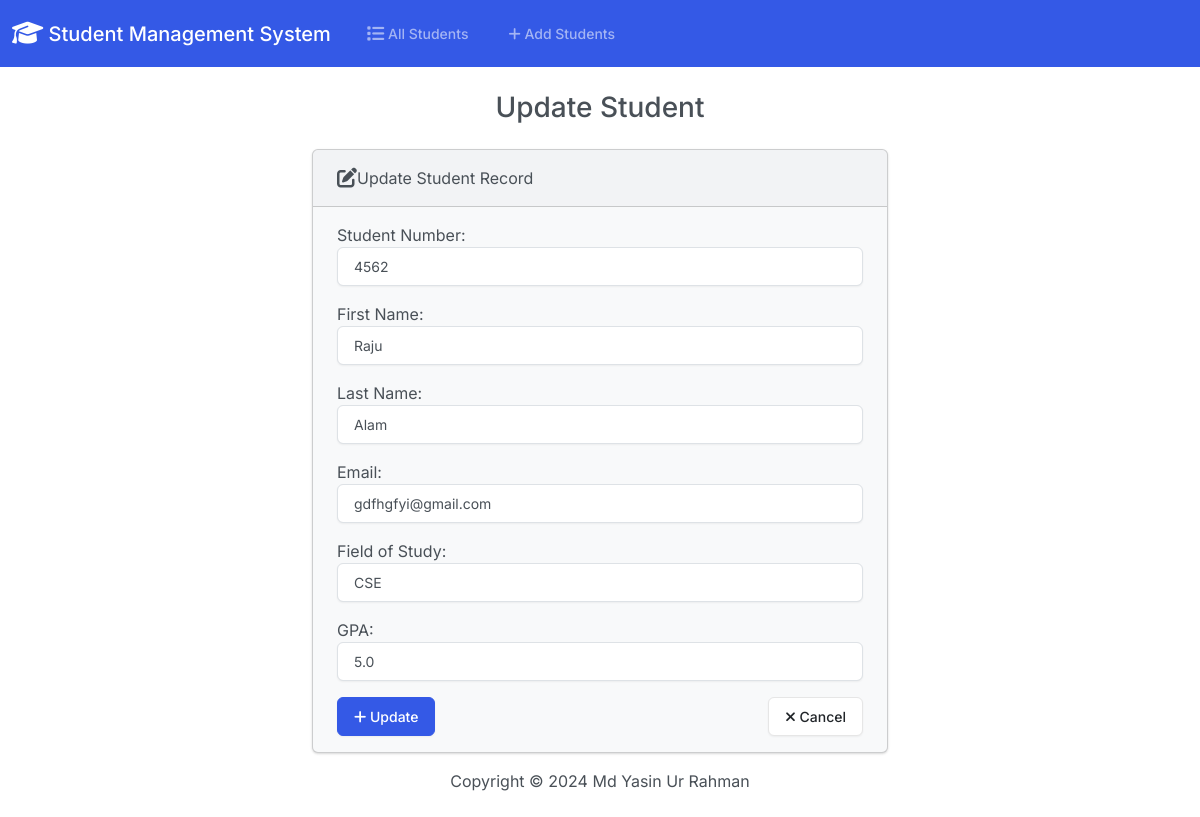
Screenshot of /edit/11 with the database file from the repository.
### student/models.py (models this page shows, shortened)
class Student(models.Model):
    student_number = models.PositiveBigIntegerField()
    first_name = models.CharField(max_length=50)
    last_name = models.CharField(max_length=50)
    email = models.EmailField(max_length=100)
    field_of_study = models.CharField(max_length=50)
    gpa = models.FloatField()

### student/views.py (the view)
# urls.py: path('edit/<int:id>', views.edit, name='edit'),
def edit(request, id):
    if request.method == "POST":
        student = Student.objects.get(pk=id)
        form = StudentForm(request.POST, instance=student)
        if form.is_valid():
            form.save()
            return render(request, 'student/edit.html',{
                'form':form,
                'success':True
            })
    else:
        student = Student.objects.get(pk=id)
        form = StudentForm(instance=student)
        return render(request, 'student/edit.html',{
            'form':form
        })

### student/forms.py
class StudentForm(forms.ModelForm):
    class Meta:
        model = Student
        fields = ['student_number', 'first_name', 'last_name', 'email', 'field_of_study', 'gpa']
        labels = {
            'student_number': 'Student Number',
            'first_name': 'First Name',
            'last_name': 'Last Name',
            'email': 'Email',
            'field_of_study': 'Field of Study',
            'gpa': 'GPA'
        }
        widgets = {
            'student_number': forms.NumberInput(attrs={'class': 'form-control'}),
            'first_name': forms.TextInput(attrs={'class': 'form-control'}),
            'last_name': forms.TextInput(attrs={'class': 'form-control'}),
            'email': forms.EmailInput(attrs={'class': 'form-control'}),
            'field_of_study': forms.TextInput(attrs={'class': 'form-control'}),
            'gpa': forms.NumberInput(attrs={'class': 'form-control'}),
        }

### student/templates/student/edit.html (shortened to what this page needs)
{% extends "student/base.html" %}
{% block body %}
<h3 class="text-center m-4">Update Student</h3>
{% if success %}
<div class="alert alert-success" role="alert">
    The new student Update successfully.
    <a href="{% url 'index' %}" class="alert-link">Go to Home Page.</a>
</div>
{% else %}
<div class="row justify-content-center">
    <div class="col-6">
        <div class="card bg-light mb-3">
            <div class="card-header">
               <i class="fa-solid fa-pen-to-square fa-lg"></i>Update Student Record
            </div>
            <div class="card-body">
                <form action="{% url 'add' %}" method="POST">
                    {{ form.as_p }}
                    <div class="d-flex justify-content-between mt-3">
                        <button type="submit" class="btn btn-primary">
                            <i class="fa-solid fa-plus"></i> Update
                        </button>
                        <a href="{% url 'index' %}" class="btn btn-secondary">
                            <i class="fa-solid fa-times"></i> Cancel
                        </a>
                    </div>
                </form>
            </div>
        </div>
    </div>
</div>
{% endif %}
{% endblock %}

### rows the page displays
Student: student_number "4562", first_name "Raju", last_name "Alam", email "gdfhgfyi@gmail.com", field_of_study "CSE", gpa "5.0"
